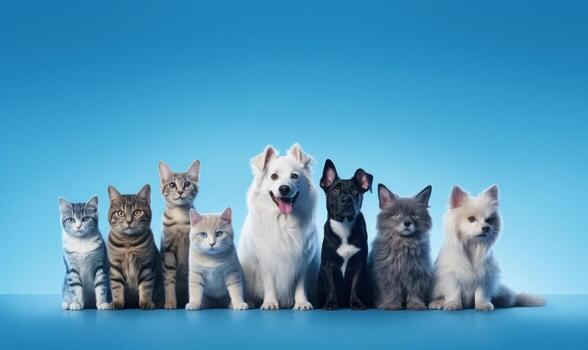
#> input picture M2_Visionary AI - I/Lesson_3/Activity_1/animals.jpg, 588 x 350 px
$ python main.py
#> lines starting #> are read from the running program, lines starting #| are printed output that depends on the picture
'''
Title
Image Annotation with Shapes and Measurements

Short description:
This activity involves annotating an image using OpenCV by drawing rectangles and circles to highlight regions of interest, connecting them with a line, and visualizing the image height using bi-directional arrows. Text annotations are added for clarity, making the image informative and visually structured.
'''

import cv2
import matplotlib.pyplot as plt

# Step 1: Load the Image
image_path = 'animals.jpg'  # User-provided image path
image = cv2.imread(image_path)
#> image is the input picture: shape (350, 588, 3); mean B, G, R 186.9, 151, 80.7


# Convert BGR to RGB for correct color display with matplotlib
image_rgb = cv2.cvtColor(image, cv2.COLOR_BGR2RGB)

# Get image dimensions

# Get the dimensions of the image.
# image_rgb.shape returns (height, width, channels).
# height stores the number of rows, width stores the number of columns.
# _ stores the number of color channels (3 for an RGB image) but is ignored.
height, width, _ = image_rgb.shape
#> height = 350; width = 588

# Step 2: Draw Two Rectangles Around Interesting Regions
# Rectangle 1: Top-left corner

# Set the width and height of the first rectangle.
# The rectangle will be 150 pixels wide and 150 pixels high.
rect1_width, rect1_height = 150, 150

# Specify the top-left corner of the rectangle.
# (20, 20) means the rectangle starts 20 pixels from the left and 20 pixels from the top.
top_left1 = (20, 20)

# Calculate the bottom-right corner of the rectangle.
# It is obtained by adding the rectangle's width and height to the top-left coordinates.
bottom_right1 = (top_left1[0] + rect1_width, top_left1[1] + rect1_height)

# Draw the rectangle on the image.
# (0, 255, 255) specifies the rectangle color (Yellow in RGB).
# 3 specifies the thickness of the rectangle border.
cv2.rectangle(image_rgb, top_left1, bottom_right1, (0, 255, 255), 3)


# Set the width and height of the second rectangle.
# The rectangle will be 200 pixels wide and 150 pixels high.
rect2_width, rect2_height = 200, 150

# Calculate the top-left corner of the rectangle.
# The rectangle is placed 20 pixels away from the bottom and right edges of the image.
top_left2 = (width - rect2_width - 20, height - rect2_height - 20)
#> top_left2 = (368, 180)

# Calculate the bottom-right corner of the rectangle.
# It is obtained by adding the rectangle's width and height to the top-left coordinates.
bottom_right2 = (top_left2[0] + rect2_width, top_left2[1] + rect2_height)
#> bottom_right2 = (568, 330)

# Draw the second rectangle on the image.
# (255, 0, 255) specifies the rectangle color (Magenta in RGB).
# 3 specifies the thickness of the rectangle border.
cv2.rectangle(image_rgb, top_left2, bottom_right2, (255, 0, 255), 3)


# Step 3: Draw Circles at the Centers of Both Rectangles
center1_x = top_left1[0] + rect1_width // 2
center1_y = top_left1[1] + rect1_height // 2
center2_x = top_left2[0] + rect2_width // 2
#> center2_x = 468
center2_y = top_left2[1] + rect2_height // 2
#> center2_y = 255

# Draw a filled circle at the center of the first rectangle.
# (center1_x, center1_y) specifies the center of the circle.
# 15 is the radius of the circle.
# (0, 255, 0) is the color Green and -1 fills the circle.
cv2.circle(image_rgb, (center1_x, center1_y), 15, (0, 255, 0), -1)

# Draw a filled circle at the center of the second rectangle.
# (center2_x, center2_y) specifies the center of the circle.
# 15 is the radius of the circle.
# (0, 255, 0) is the color Green and -1 fills the circle.
cv2.circle(image_rgb, (center2_x, center2_y), 15, (0, 255, 0), -1)

# Step 4: Draw Connecting Lines Between Centers of Rectangles
cv2.line(image_rgb, (center1_x, center1_y), (center2_x, center2_y), (0, 255, 0), 3)

# Syntax:
# cv2.putText(image, text, position, font, fontScale, color, thickness, lineType)
# image      -> Image on which the text is displayed.
# text       -> Text to be displayed.
# position   -> Starting (x, y) coordinates of the text.
# font       -> Font style of the text.
# fontScale  -> Size of the text.
# color      -> Color of the text (RGB).
# thickness  -> Thickness of the text.
# lineType   -> Style of the text edges (LINE_AA = smooth edges).

# Select the font style for the text.
font = cv2.FONT_HERSHEY_SIMPLEX

# Add the label "Region 1" above the first rectangle.
cv2.putText(image_rgb, 'Region 1', (top_left1[0], top_left1[1] - 10),font, 0.7, (255, 255, 255), 2, cv2.LINE_AA)

# Add the label "Region 2" above the second rectangle.
cv2.putText(image_rgb, 'Region 2', (top_left2[0], top_left2[1] - 10),font, 0.7, (255, 255, 255), 2, cv2.LINE_AA)

# Add the label "Center 1" below the first circle.
cv2.putText(image_rgb, 'Center 1', (center1_x - 40, center1_y + 40),font, 0.6, (0, 255, 0), 2, cv2.LINE_AA)

# Add the label "Center 2" below the second circle.
cv2.putText(image_rgb, 'Center 2', (center2_x - 40, center2_y + 40),font, 0.6, (0, 255, 0), 2, cv2.LINE_AA)

# Step 6: Add Bi-Directional Arrow Representing Height
arrow_start = (width - 50, 20)  # Start near the top-right
#> arrow_start = (538, 20)
arrow_end = (width - 50, height - 20)  # End near the bottom-right
#> arrow_end = (538, 330)

# Syntax:
# cv2.arrowedLine(image, start_point, end_point, color, thickness, tipLength)
# image      -> Image on which the arrow is drawn.
# start_point-> Starting (x, y) coordinates of the arrow.
# end_point  -> Ending (x, y) coordinates of the arrow.
# color      -> Color of the arrow (RGB).
# thickness  -> Thickness of the arrow line.
# tipLength  -> Size of the arrow head.

# Draw a downward arrow from the top to the bottom.
# The arrow is drawn in Cyan with a thickness of 3 pixels.
# tipLength=0.05 sets the size of the arrow head.
cv2.arrowedLine(image_rgb, arrow_start, arrow_end,(255, 255, 0), 3, tipLength=0.05)

# Draw an upward arrow from the bottom to the top.
# This creates a bi-directional arrow representing the image height.
# The arrow uses the same color, thickness, and arrow head size.
cv2.arrowedLine(image_rgb, arrow_end, arrow_start,(255, 255, 0), 3, tipLength=0.05)
#> image_rgb: shape (350, 588, 3); mean R, G, B 82.9, 153.3, 183

# Calculate the position to display the height label.
# The text is placed 150 pixels to the left of the arrow.
# The y-coordinate is the midpoint between the start and end of the arrow.
height_label_position = (arrow_start[0] - 150, (arrow_start[1] + arrow_end[1]) // 2)
#> height_label_position = (388, 175)

# Display the height value on the image.
# f'Height: {height}px' inserts the image height into the text.
# The text is displayed in Cyan with a font size of 0.8 and thickness of 2.
cv2.putText(image_rgb, f'Height: {height}px', height_label_position, font, 0.8,(255, 255, 0), 2, cv2.LINE_AA)
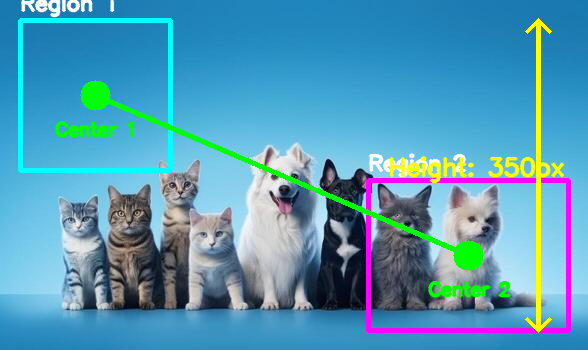
#> image_rgb: shape (350, 588, 3); mean R, G, B 83.8, 153.7, 181.3

# Step 7: Display the Annotated Image
plt.figure(figsize=(12, 8))
plt.imshow(image_rgb)
plt.title('Annotated Image with Regions, Centers, and Bi-Directional Height Arrow')
plt.axis('off')
plt.show()
